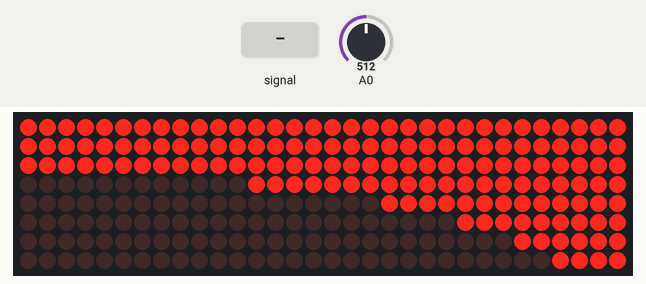
Simulated run of this program. Board: ESP8266 (NodeMCU). On the bench: 32×8 LED matrix. The test bench sets the inputs (shaded band); at power-on: A0 = 512. What the program prints to the serial monitor is not drawn.

Above: at 1.2 s.
1.3 s: A0 fed a 2 Hz sine of ±306 counts around its level
At 1.46 s:
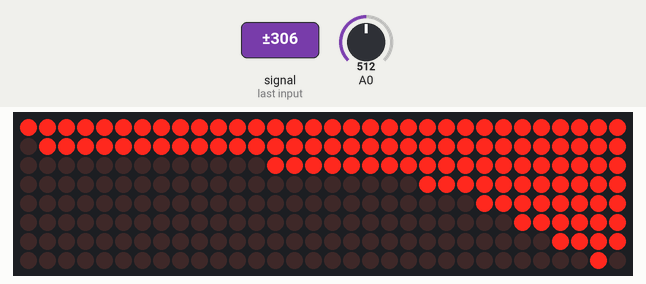
3.7 s: A0 set to 716
5.2 s: A0 fed a 50 Hz sine of ±306 counts around its level
At 5.36 s:
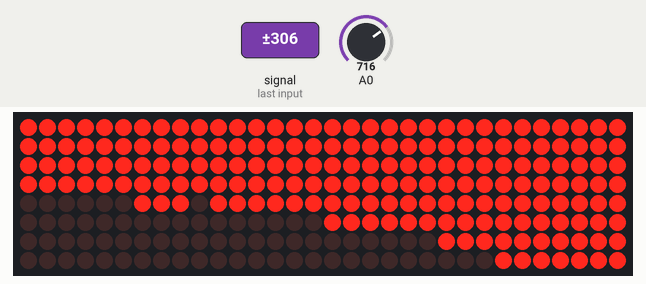
7.6 s: A0 fed a 1000 Hz sine of ±255 counts around its level
At 7.81 s:
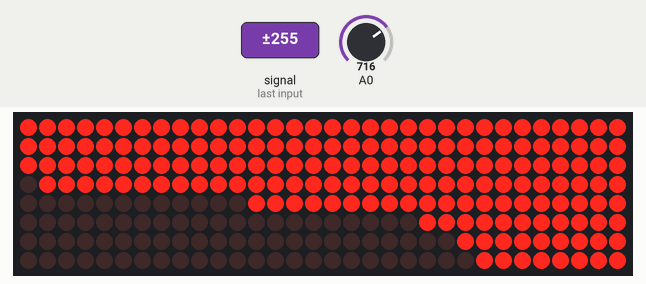
10.0 s: A0 set to 900
At 10.9 s:
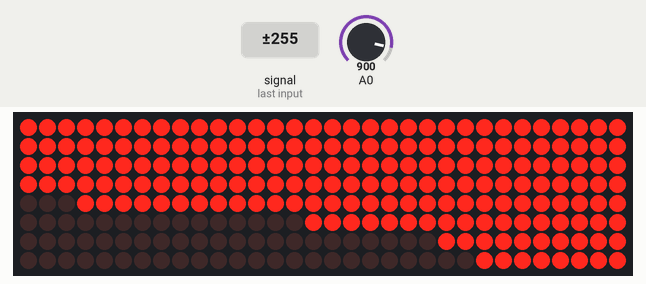
11.5 s: A0 fed a 200 Hz sine of ±81 counts around its level
Timing chart, 0 to 14.5 s (numbered marks = the images above; inputs shaded):
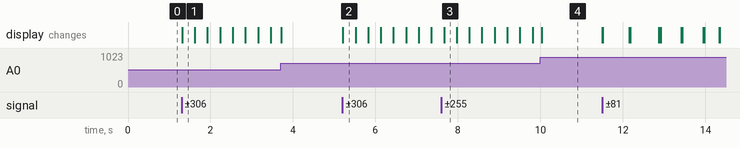

The program:

main.cpp
```cpp
#include <Arduino.h>

#include <array>

#include <LEDMatrixDriver.hpp>

#include <math.h>

#include "coeffs.h"

int16_t buffer[dataSize * 2];

LEDMatrixDriver lmd(4, 2);

static inline unsigned get_ccount(void)
{
       unsigned r;
       asm volatile ("rsr %0, ccount" : "=r"(r));
       return r;
}

int16_t filter(int16_t* data, int16_t* coeffs, int len)
{
  int32_t sum = 0;
  for (int i = 0; i < len; i++)
    sum += (int16_t)pgm_read_word(coeffs + i) * data[i];
  return (sum + 0x8000) >> 16;
}


void setup()
{
  Serial.begin(115200);
  Serial.println("Hello!");
  lmd.setEnabled(true);
  lmd.setIntensity(2);
}

void loop()
{

  // Acquire data and calculate sum
  int32_t sum = 0;
  long start = get_ccount();
  for (int i = 0; i < dataSize * 2; i++)
  {
    int16_t v = analogRead(A0);
    buffer[i] = v;
    sum += v;
  }

  long stop = get_ccount();
  // Enable this to be able to calculate sampling rate
  //Serial.printf("Acq Time: %d\n", stop-start);


  // Remove DC offset
  int16_t avg = sum / dataSize;
  for (int i = 0; i < dataSize; i++)
  {
    buffer[i] -= avg;
  }

  // Prepare top values
  std::array<int16_t, filters> results;
  // For each of the filters
  for (int f = 0; f < filters; f++)
  {
    int16_t M = -32000;
    // Calculate responses for samples
    for (int i = 0; i < dataSize; i++)
    {
      int16_t v = filter(buffer + i, coeffs[f], dataSize);
      if (v > M)  // Find new top value
        M = v;
    }

    //calculate overall top value
    results[f] = M;
  }

  for (int i = 0; i < filters; i++)
  {
    results[i] = (logf(results[i]+1)-1) * 3;
    results[i] = min(results[i], (int16_t)8);
    results[i] = max(results[i], (int16_t)0);
    //Serial.println(results[i]);
  }

  lmd.clear();

  static const uint8_t lookup[9] = {0, 1, 3, 7, 15, 31, 63, 127, 255};

  for (int f = 0; f < filters; f++)
  {
    int d = results[f];
    lmd.setColumn(31-f, lookup[d]);
  }


  lmd.display();
}
```

Source omitted: coeffs.h (data table, 8733 bytes)

Measured:
- after the input at 1.3 s, the display: changes at once (image 1)
- after the input at 5.2 s, the display: changes at once (image 2)
- after the input at 7.6 s, the display: changes after 0.06 s (image 3)
- after the input at 10.0 s, the display: changes at once (image 4)
